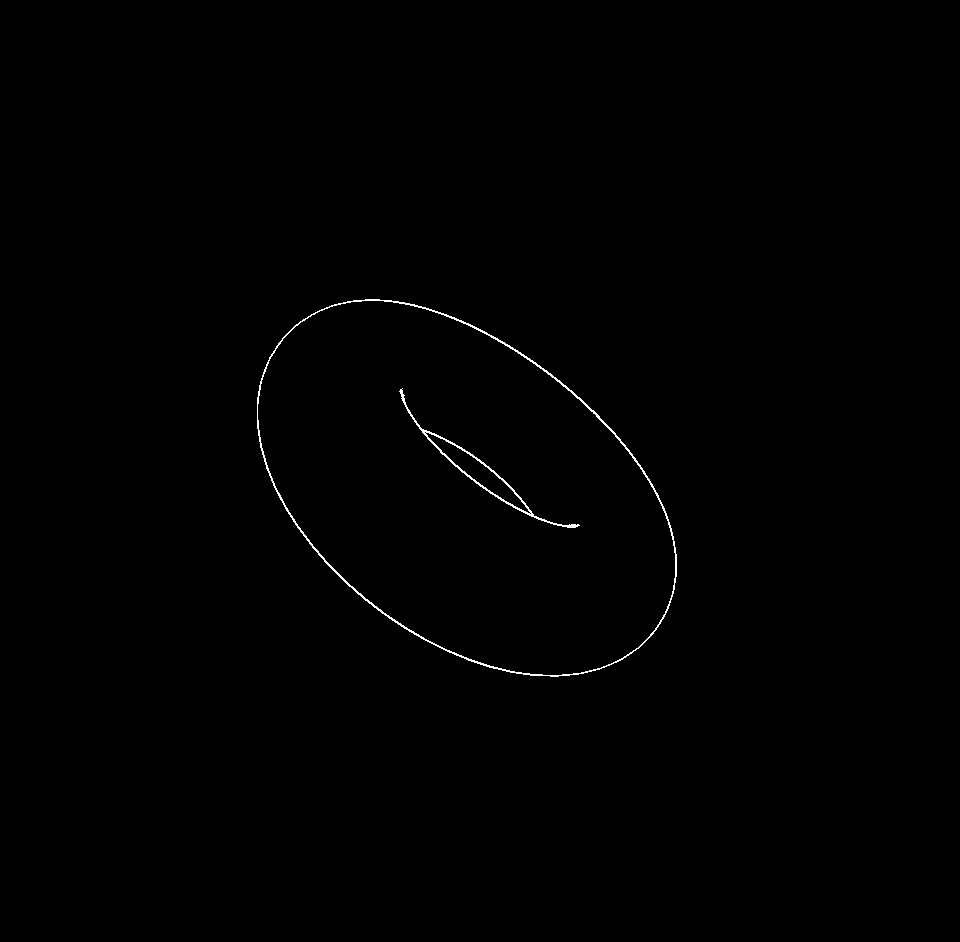

Here is the Python script that generated this plot:


# from anime-shaders/ folder, run:
# python3 -m python_pass_example.contours

# import libraries
from PIL import Image
import numpy as np

# load image
normals_img = Image.open('./python_pass_example/normals.png').convert('RGB')
normals_arr = (np.asarray(normals_img)/255.0) * 2 - 0.5

# process pixel-by-pixel
threshold = 0.1
h,w,ch = normals_arr.shape
out_arr = np.zeros((h,w))
for i in range(h-1):
    for j in range(w-1):
        dx = np.linalg.norm(normals_arr[i,j] - normals_arr[i+1,j])
        dy = np.linalg.norm(normals_arr[i,j] - normals_arr[i,j+1])
        dxy = np.sqrt(dx**2 + dy**2)
        if dxy > threshold:
            out_arr[i,j] = 1
        else:
            out_arr[i,j] = 0

# save image
out_img = Image.fromarray((out_arr*255).astype(np.uint8))
out_img.save('./python_pass_example/contours.png')


